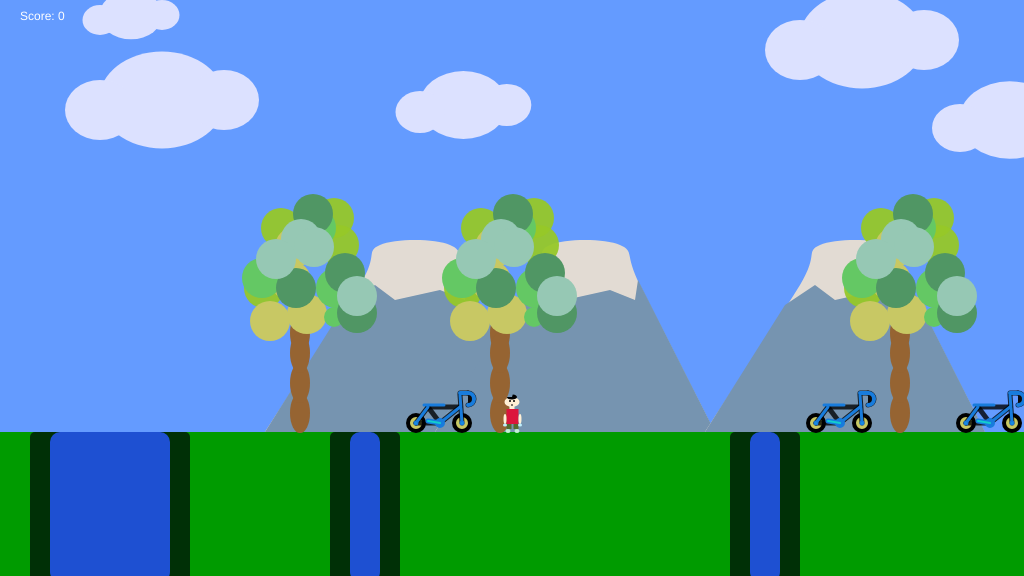
Frame 1 (no input)
Frame 60 (no input): identical to frame 1, image omitted
Frame 120 (the mouse pressed at the canvas centre since frame 60): identical to frame 1, image omitted

The p5.js sketch that drew this single still picture (run headless with seeded random() and noise() and a simulated clock; from frame 60 on, the mouse is pressed at the canvas centre):

// p5.js sketch
// ── sketch.js
/*

The Game Project 6 – Adding game mechanics

*/


var gameChar_x;
var gameChar_y;
var floorPos_y;

var isLeft;
var isRight;
var isFalling;
var isPlummeting;

var lives;

var collectables;
var canyons;
var trees;
var clouds;
var mountain;

var cameraPosX = 0;

var game_score=0;
var flagpole;


function setup()
{
	createCanvas(1024, 576);
	floorPos_y = height * 3/4; 

    
    lives = 3;
    startGame();


}

function draw()
{
    fill(0,0,255);
    ellipse(100,100,100,100);
    

	///////////DRAWING CODE//////////

	background(100,155,255); //fill the sky blue
	noStroke();
	fill(0,155,0);
	rect(0, floorPos_y, width, height - floorPos_y); 
    
    push();
    translate(-cameraPosX,0);
    
    drawClouds();
    drawMountains();
    drawTrees();
    

	//canyon
    //폭포
    for (var j =0; j<canyons.length; j++){
        drawCanyon(canyons[j]);
        checkCanyon(canyons[j]);
    }

	//the game character
	if(isLeft && isFalling)
	{
        fill(255,239,213);
        ellipse(gameChar_x,gameChar_y-30,15,10); //얼굴 face
        fill(220,20,60);
        rect(gameChar_x-4,gameChar_y-23,7,15); //몸통 body
        fill(255,239,213);
        rect(gameChar_x-2.5,gameChar_y-28,5,5); //목 neck

        fill("black");
        arc(gameChar_x,gameChar_y-35,10,5,5,PI,CHORD/2); //모자 hat


        fill(85,107,47);
        rect(gameChar_x-10,gameChar_y-11,8,3); //왼쪽다리 left leg
        rect(gameChar_x,gameChar_y-8,8,3); //오른쪽다리 right leg


        fill(195,239,213);
        ellipse(gameChar_x-10,gameChar_y-9,4,5); //왼발 left foot
        ellipse(gameChar_x+9,gameChar_y-6.5,4,4); //오른발 right foot


        fill(255,239,213);
        strokeWeight(1);
        ellipse(gameChar_x-6,gameChar_y-18,10,3); //왼팔 left arm
        ellipse(gameChar_x+6,gameChar_y-18,10,3); //오른팔 right arm

        fill(190,239,253);
        strokeWeight(1);
        ellipse(gameChar_x-10,gameChar_y-18,3,4); //왼손 left hand
        ellipse(gameChar_x+11,gameChar_y-18,3,4); //오른손 right hand
        

        fill(0);
        rect(gameChar_x-5,gameChar_y-28,3,2); //입 mouse
        fill(245);
        fill(0);
        ellipse(gameChar_x-2,gameChar_y-31,2,2); //왼쪽눈 eye
        
	}
    
    
	else if(isRight && isFalling)
	{
        // add your jumping-right code
        fill(255,239,213);
        ellipse(gameChar_x,gameChar_y-30,15,10); //얼굴 face
        fill(220,20,60);
        rect(gameChar_x-4,gameChar_y-23,7,15); //몸통
        fill(255,239,213);
        rect(gameChar_x-2.5,gameChar_y-28,5,5); //목

        fill("black");
        arc(gameChar_x,gameChar_y-35,10,5,5,PI,CHORD/2); //모자


        fill(85,107,47);
        rect(gameChar_x-10,gameChar_y-11,8,3); //왼쪽다리
        rect(gameChar_x,gameChar_y-18,8,3); //오른쪽다리


        fill(195,239,213);
        ellipse(gameChar_x-10,gameChar_y-9,4,5); //왼발
        ellipse(gameChar_x+9,gameChar_y-6.5,4,4); //오른발


        fill(255,239,213);
        strokeWeight(1);
        ellipse(gameChar_x+6,gameChar_y-18,10,3); //오른팔
        ellipse(gameChar_x-6,gameChar_y-18,10,3); //왼팔

        fill(190,239,253);
        strokeWeight(1);
        ellipse(gameChar_x+11,gameChar_y-18,3,4); //오른손
        ellipse(gameChar_x-10,gameChar_y-18,3,4); //왼손

        fill(0);
        rect(gameChar_x+4,gameChar_y-28,3,2); //입
        fill(245);
        fill(0);
        ellipse(gameChar_x+2,gameChar_y-31,2,2); //오른쪽눈

	}
    
    
	else if(isLeft)
	{
        // add your walking left code
        fill(255,239,213);
        ellipse(gameChar_x,gameChar_y-30,15,10); //얼굴
        fill(220,20,60);
        rect(gameChar_x-4,gameChar_y-23,7,15); //몸통
        fill(255,239,213);
        rect(gameChar_x-2.5,gameChar_y-28,5,5); //목

        fill("black");
        arc(gameChar_x,gameChar_y-35,10,5,5,PI,CHORD/2); //모자


        fill(85,107,47);
        rect(gameChar_x-4,gameChar_y-8,3,5); //왼쪽다리
        rect(gameChar_x,gameChar_y-8,3,5); //오른쪽다리


        fill(195,239,213);
        ellipse(gameChar_x-2,gameChar_y-1,5,4); //왼발
        ellipse(gameChar_x+2,gameChar_y-1,5,4); //오른발


        fill(255,239,213);
        strokeWeight(1);
        ellipse(gameChar_x-6,gameChar_y-15,10,3); //왼팔
        ellipse(gameChar_x,gameChar_y-18,10,3); //오른팔

        fill(190,239,253);
        strokeWeight(1);
        ellipse(gameChar_x-10,gameChar_y-14,3,4); //오른손
        ellipse(gameChar_x-6,gameChar_y-17,3,4); //왼손

        fill(0);
        rect(gameChar_x-5,gameChar_y-28,3,2); //입
        fill(245);
        fill(0);
        ellipse(gameChar_x-2,gameChar_y-31,2,2); //왼쪽눈
        
        
	}
    
	else if(isRight)
	{
        // add your walking right code

        fill(255,239,213);
        ellipse(gameChar_x,gameChar_y-30,15,10); //얼굴
        fill(220,20,60);
        rect(gameChar_x-4,gameChar_y-23,7,15); //몸통
        fill(255,239,213);
        rect(gameChar_x-2.5,gameChar_y-28,5,5); //목

        fill("black");
        arc(gameChar_x,gameChar_y-35,10,5,5,PI,CHORD/2); //모자


        fill(85,107,47);
        rect(gameChar_x-4,gameChar_y-8,3,5); //왼쪽다리
        rect(gameChar_x,gameChar_y-8,3,5); //오른쪽다리


        fill(195,239,213);
        ellipse(gameChar_x-2,gameChar_y-1,5,4); //왼발
        ellipse(gameChar_x+2,gameChar_y-1,5,4); //오른발


        fill(255,239,213);
        strokeWeight(1);
        ellipse(gameChar_x+6,gameChar_y-15,10,3); //왼팔
        ellipse(gameChar_x,gameChar_y-18,10,3); //오른팔

        fill(190,239,253);
        strokeWeight(1);
        ellipse(gameChar_x+11,gameChar_y-14,3,4); //오른손
        ellipse(gameChar_x+6,gameChar_y-17,3,4); //왼손

        fill(0);
        rect(gameChar_x+4,gameChar_y-28,3,2); //입
        fill(245);
        fill(0);
        ellipse(gameChar_x+2,gameChar_y-31,2,2); //오른쪽눈

	}
    
    
	else if(isFalling || isPlummeting)
	{
        fill(255,239,213);
        ellipse(gameChar_x,gameChar_y-30,15,10); //얼굴 face
        fill(220,20,60);
        rect(gameChar_x-4,gameChar_y-23,7,15); //몸통 body
        fill(255,239,213);
        rect(gameChar_x-2.5,gameChar_y-28,5,5); //목 neck

        fill("black");
        arc(gameChar_x,gameChar_y-35,10,5,5,PI,CHORD/2); //모자 hat


        fill(85,107,47);
        rect(gameChar_x-4,gameChar_y-8,3,5); //왼쪽다리 left leg
        rect(gameChar_x,gameChar_y-8,3,5); //오른쪽다리 right leg


        fill(195,239,213);
        ellipse(gameChar_x-2,gameChar_y-1,5,4); //왼발 left foot
        ellipse(gameChar_x+2,gameChar_y-1,5,4); //오른발 right foot


        fill(255,239,213);
        strokeWeight(1);
        ellipse(gameChar_x-6,gameChar_y-18,10,3); //왼팔 left arm
        ellipse(gameChar_x+8,gameChar_y-18,10,3); //오른팔 right arm

        fill(190,239,253);
        strokeWeight(1);
        ellipse(gameChar_x+13,gameChar_y-18,3,4); //오른손 right hand
        ellipse(gameChar_x-10,gameChar_y-18,4,3); //왼손  left hand

        fill(0);
        rect(gameChar_x-0.5,gameChar_y-28,1,2); //입 mouse
        fill(245);
        fill(0);
        ellipse(gameChar_x-2,gameChar_y-31,2,2); //왼쪽눈 left eye
        ellipse(gameChar_x+2,gameChar_y-31,2,2); //오른쪽눈  right eye

	}
    
	else
	{
        // add your standing front facing code
        fill(255,239,213);
        ellipse(gameChar_x,gameChar_y-30,15,10); //얼굴
        fill(220,20,60);
        rect(gameChar_x-5.5,gameChar_y-23,12,15); //몸통
        fill(255,239,213);
        rect(gameChar_x-2.5,gameChar_y-28,5,5); //목

        fill("black");
        arc(gameChar_x,gameChar_y-35,10,5,5,PI,CHORD/2); //모자


        fill(85,107,47);
        rect(gameChar_x-5.5,gameChar_y-8,5); //왼쪽다리
        rect(gameChar_x+1.5,gameChar_y-8,5); //오른쪽다리


        fill(195,239,213);
        ellipse(gameChar_x-4,gameChar_y-1,5,4); //왼발
        ellipse(gameChar_x+5,gameChar_y-1,5,4); //오른발


        fill(255,239,213);
        strokeWeight(1);
        ellipse(gameChar_x-7,gameChar_y-13,3,10); //왼팔
        ellipse(gameChar_x+8,gameChar_y-13,3,10); //오른팔

        fill(190,239,253);
        strokeWeight(1);
        ellipse(gameChar_x+8,gameChar_y-7,4,3); //오른손
        ellipse(gameChar_x-7,gameChar_y-7,4,3); //왼손

        fill(0);
        rect(gameChar_x-0.5,gameChar_y-28,1,2); //입
        fill(245);
        fill(0);
        ellipse(gameChar_x-2,gameChar_y-31,2,2); //왼쪽눈
        ellipse(gameChar_x+2,gameChar_y-31,2,2); //오른쪽눈

	}
    for (var i=0;i<3;i++){
        if(!collectables[i].isFound)//이게 없으면 아이템 자리에 서있으면 계속 점수가 올라간다.
            {
                checkCollectable(collectables[i]);
                drawCollectable(collectables[i]); 
            }

    }
    renderFlagpole();
    
    if(flagpole.isReached==false)
        {
            checkFlagpole();
        }
    

     

    pop();
    
    checkPlayerDie();
    
    
    fill(255);
    noStroke();
    text("Score: " +game_score,20,20);

	///////////INTERACTION CODE//////////
	//Put conditional statements to move the game character below here
    if((isLeft==true)&&(isPlummeting==false))
    {
        gameChar_x-=3;
        cameraPosX-=3;
    }
    if((isRight==true)&&(isPlummeting==false))
    {
        gameChar_x+=3;
        cameraPosX+=3;
    }
    if(floorPos_y>gameChar_y)
    {
        gameChar_y+=1;
        isFalling=true;
    }
    else
    {
        isFalling=false;
    }


}


function keyPressed()
{
	// if statements to control the animation of the character when
	// keys are pressed.
	//open up the console to see how these work
	console.log("keyPressed: " + key); //assesment를 키로잡으면 한영이 되었을때 오류가 나므로 키코드로 잡아야 한다.
	console.log("keyPressed: " + keyCode);
    if(keyCode==65)
    {
        console.log("Pressed a");
        isLeft=true;
    }
    if(keyCode==68)
    {
        console.log("Pressed d");
        isRight=true;
    }
    if(keyCode==87)
    {
        console.log("Pressed w");
        isFalling=true;
        if(floorPos_y==gameChar_y)
        {
            gameChar_y=gameChar_y-100;
        }
    }
    if(keyCode==83)
    {
        console.log("Pressed s");
        isPlummeting=true;
        
    }
}

function keyReleased()
{
	// if statements to control the animation of the character when
	// keys are released.

	console.log("keyReleased: " + key);
	console.log("keyReleased: " + keyCode);
    if(keyCode==65)
    {
        console.log("Released a");
        isLeft=false;
    }
    if(keyCode==68)
    {
        console.log("Released d");
        isRight=false;
    }
    if(keyCode==87)
    {
        console.log("Pressed w");
        isFalling=true;
    
    }
    if(keyCode==83)
    {
        console.log("Pressed s");
        isPlummeting=false;
    
    }
    
}
function drawClouds()
{
    //Clouds 구름
    for(var i=0;i<clouds.cloud_x.length;i++){
        fill(220,225,255);
        ellipse(clouds.cloud_size[i]*(clouds.cloud_x[i]+62),
                clouds.cloud_size[i]*(clouds.cloud_y[i]),
                clouds.cloud_size[i]*126,
                clouds.cloud_size[i]*97);
        ellipse(clouds.cloud_size[i]*(clouds.cloud_x[i]+124),
                clouds.cloud_size[i]*(clouds.cloud_y[i]),
                clouds.cloud_size[i]*70,
                clouds.cloud_size[i]*60);
        ellipse(clouds.cloud_size[i]*(clouds.cloud_x[i]),
                clouds.cloud_size[i]*(clouds.cloud_y[i]+10),
                clouds.cloud_size[i]*70,
                clouds.cloud_size[i]*60);
    } 
}
function drawMountains()
{
    //mountain 산
    for(var i=0;i<mountain.mountain_x.length;i++){
        //산
        fill(226, 219, 211);
        beginShape();
        curveVertex(mountain.mountain_x[i]+85,mountain.mountain_y);
        curveVertex(mountain.mountain_x[i]+85,mountain.mountain_y);
        curveVertex(mountain.mountain_x[i]+180,mountain.mountain_y-147);
        curveVertex(mountain.mountain_x[i]+200,mountain.mountain_y-187);
        curveVertex(mountain.mountain_x[i]+270,mountain.mountain_y-187);
        curveVertex(mountain.mountain_x[i]+290,mountain.mountain_y-147);
        curveVertex(mountain.mountain_x[i]+365,mountain.mountain_y);
        curveVertex(mountain.mountain_x[i]+365,mountain.mountain_y);
        endShape();
        fill(118, 148, 176);
        noStroke();
        beginShape();
        vertex(mountain.mountain_x[i]+85,mountain.mountain_y);
        vertex(mountain.mountain_x[i]+165,mountain.mountain_y-127);
        vertex(mountain.mountain_x[i]+195,mountain.mountain_y-147);
        vertex(mountain.mountain_x[i]+215,mountain.mountain_y-132);
        vertex(mountain.mountain_x[i]+260,mountain.mountain_y-142);
        vertex(mountain.mountain_x[i]+285,mountain.mountain_y-132);
        vertex(mountain.mountain_x[i]+288,mountain.mountain_y-152);
        vertex(mountain.mountain_x[i]+365,mountain.mountain_y);
        endShape(CLOSE);

    }
    
}
function drawTrees()
{
    
    //Trees
    for(var i=0; i < trees.tree_x.length; i++){
        fill(150,100,50);
        ellipse(trees.tree_x[i], trees.treePos_y+125, 20, 40);
        ellipse(trees.tree_x[i], trees.treePos_y+95, 20, 40);
        ellipse(trees.tree_x[i], trees.treePos_y+45, 20, 40);
        ellipse(trees.tree_x[i], trees.treePos_y+65, 20, 40);

        fill(150,200,40,240);
        ellipse(trees.tree_x[i]-52, trees.reePos_y+27, 20, 20);
        ellipse(trees.tree_x[i]+39, trees.treePos_y-43, 40, 40);
        ellipse(trees.tree_x[i]+34, trees.treePos_y-70, 40, 40);
        ellipse(trees.tree_x[i]-19, trees.treePos_y-60, 40, 40);
        ellipse(trees.tree_x[i]-36, trees.treePos_y, 40, 40);
        
        fill(200,200,100);
        ellipse(trees.tree_x[i]-9, trees.treePos_y-7, 40, 40);
        ellipse(trees.tree_x[i]+7,trees.treePos_y+26,40,40);
        ellipse(trees.tree_x[i]-30,trees.treePos_y+33,40,40);
        ellipse(trees.tree_x[i]-5,trees.treePos_y-41,40,40);
        
        fill(100,200,100);
        ellipse(trees.tree_x[i]+36,trees.treePos_y,40,40);
        ellipse(trees.tree_x[i]+16,trees.treePos_y-60,40,40);
        ellipse(trees.tree_x[i]+34,trees.treePos_y+29,20,20);
        ellipse(trees.tree_x[i]-38,trees.treePos_y-10,40,40);
        
        fill(80,150,100);
        ellipse(trees.tree_x[i]+13,trees.treePos_y-74,40,40);
        ellipse(trees.tree_x[i]+45,trees.treePos_y-15,40,40);
        ellipse(trees.tree_x[i]-4,trees.treePos_y,40,40);
        ellipse(trees.tree_x[i]+57,trees.treePos_y+25,40,40);
        
        fill(150,200,180);
        ellipse(trees.tree_x[i]+1,trees.treePos_y-49,40,40);
        ellipse(trees.tree_x[i]-24,trees.treePos_y-29,40,40);
        ellipse(trees.tree_x[i]+57,trees.treePos_y+8,40,40);
        ellipse(trees.tree_x[i]+14,trees.treePos_y-41,40,40);
        
    }    
}

function drawCollectable(t_collectable)
{

    
    if(t_collectable.isFound == false)
    {

    // 수집가능한 아이템 t_collectable item

        stroke(0);
        strokeWeight(4);
        fill(200,200,100);

        ellipse(
            t_collectable.size*(t_collectable.x_pos-34),
            t_collectable.size*(t_collectable.y_pos-9),
            t_collectable.size*16,
            t_collectable.size*16); //뒷타이어

        ellipse(
            t_collectable.size*(t_collectable.x_pos+12),
            t_collectable.size*(t_collectable.y_pos-9),
            t_collectable.size*16,
            t_collectable.size*16); //앞타이어
    

        noStroke();
        fill(200,200,100);
        ellipse(
            t_collectable.size*(t_collectable.x_pos-34),
            t_collectable.size*(t_collectable.y_pos-9),
            t_collectable.size*10,
            t_collectable.size*10); //뒷바퀴 살
        ellipse(
            t_collectable.size*(t_collectable.x_pos+12),
            t_collectable.size*(t_collectable.y_pos-9),
            t_collectable.size*10,
            t_collectable.size*10); //앞바퀴 살
        stroke(0,0,0,200);
        strokeWeight(5);
        line(
            t_collectable.size*(t_collectable.x_pos-34),
            t_collectable.size*(t_collectable.y_pos-9),
            t_collectable.size*(t_collectable.x_pos-22),
            t_collectable.size*(t_collectable.y_pos-25)); //뒷바퀴 연결되는 바디프레임
        line(
            t_collectable.size*(t_collectable.x_pos-22),
            t_collectable.size*(t_collectable.y_pos-25),
            t_collectable.size*(t_collectable.x_pos+10),
            t_collectable.size*(t_collectable.y_pos-25)); //가장 윗프레임
        line(
            t_collectable.size*(t_collectable.x_pos+12),
            t_collectable.size*(t_collectable.y_pos-9),
            t_collectable.size*(t_collectable.x_pos+10),
            t_collectable.size*(t_collectable.y_pos-37)); //앞프레임
        line(
            t_collectable.size*(t_collectable.x_pos-10),
            t_collectable.size*(t_collectable.y_pos-9),
            t_collectable.size*(t_collectable.x_pos-22),
            t_collectable.size*(t_collectable.y_pos-25)); //안장쪽 뒷프레임
        line(
            t_collectable.size*(t_collectable.x_pos-34),
            t_collectable.size*(t_collectable.y_pos-9),
            t_collectable.size*(t_collectable.x_pos-10),
            t_collectable.size*(t_collectable.y_pos-9)); //페달쪽 뒷프레임
        line(
            t_collectable.size*(t_collectable.x_pos-10),
            t_collectable.size*(t_collectable.y_pos-9),
            t_collectable.size*(t_collectable.x_pos+10),
            t_collectable.size*(t_collectable.y_pos-25)); //안장쪽 앞프레임
        line(
            t_collectable.size*(t_collectable.x_pos+18),
            t_collectable.size*(t_collectable.y_pos-39),
            t_collectable.size*(t_collectable.x_pos+10),
            t_collectable.size*(t_collectable.y_pos-39)); //손잡이
        arc(
            t_collectable.size*(t_collectable.x_pos+18),
            t_collectable.size*(t_collectable.y_pos-33),
            t_collectable.size*12,
            t_collectable.size*12,
            3 * PI / 2, 2 * PI + PI / 2);//손잡이 프레임//

        strokeWeight(t_collectable.size*3);
        stroke(24,124,220);
        line(
            t_collectable.size*(t_collectable.x_pos-6),
            t_collectable.size*(t_collectable.y_pos-27),
            t_collectable.size*(t_collectable.x_pos-26),
            t_collectable.size*(t_collectable.y_pos-27)); //안장
        strokeWeight(3);
        line(
            t_collectable.size*(t_collectable.x_pos+12),
            t_collectable.size*(t_collectable.y_pos-9), 
            t_collectable.size*(t_collectable.x_pos+10),
            t_collectable.size*(t_collectable.y_pos-37)); //앞프레임 음영
        line(
            t_collectable.size*(t_collectable.x_pos-34),
            t_collectable.size*(t_collectable.y_pos-9),
            t_collectable.size*(t_collectable.x_pos-22),
            t_collectable.size*(t_collectable.y_pos-25)); //뒷프레임 음영
        line(
            t_collectable.size*(t_collectable.x_pos-10),
            t_collectable.size*(t_collectable.y_pos-9),
            t_collectable.size*(t_collectable.x_pos+10),
            t_collectable.size*(t_collectable.y_pos-25)); //페달쪽 음영


        // small middle wheels
        fill(10,255,255);
        ellipse(
            t_collectable.size*(t_collectable.x_pos-34),
            t_collectable.size*(t_collectable.y_pos-9),
            t_collectable.size*2,
            t_collectable.size*2); // 왼쪽
        ellipse(
            t_collectable.size*(t_collectable.x_pos+12),
            t_collectable.size*(t_collectable.y_pos-9),
            t_collectable.size*2,
            t_collectable.size*2); // 오른쪽
        // chain wheel
        strokeWeight(4);
        fill(10);
        ellipse(
            t_collectable.size*(t_collectable.x_pos-10),
            t_collectable.size*(t_collectable.y_pos-9),
            t_collectable.size*6,
            t_collectable.size*6);
        strokeWeight(4);
        fill(10);
        ellipse(
            t_collectable.size*(t_collectable.x_pos-10),
            t_collectable.size*(t_collectable.y_pos-9),
            t_collectable.size*3,
            t_collectable.size*3);
        //손잡이
        line(
            t_collectable.size*(t_collectable.x_pos+18),
            t_collectable.size*(t_collectable.y_pos-39),
            t_collectable.size*(t_collectable.x_pos+10),
            t_collectable.size*(t_collectable.y_pos-39));
        arc(t_collectable.size*(t_collectable.x_pos+18),
            t_collectable.size*(t_collectable.y_pos-33),
            t_collectable.size*12,
            t_collectable.size*12,
            3 * PI / 2, 2 * PI + PI / 2);

        //peddle
        strokeWeight(5);
        line(
            t_collectable.size*(t_collectable.x_pos-10),
            t_collectable.size*(t_collectable.y_pos-9),
            t_collectable.size*(t_collectable.x_pos-22),
            t_collectable.size*(t_collectable.y_pos-11)); //페달
        stroke(20,205,205);
        strokeWeight(2);
        line(
            t_collectable.size*(t_collectable.x_pos-10),
            t_collectable.size*(t_collectable.y_pos-9),
            t_collectable.size*(t_collectable.x_pos-22),
            t_collectable.size*(t_collectable.y_pos-11));
    }    
}
function drawCanyon(t_canyon)
{
    fill(0, 48, 6);
	noStroke();
    rect(t_canyon.canyon_x,floorPos_y,t_canyon.canyon_width,160,5);
    fill(30, 80, 210);
    rect(t_canyon.canyon_x+20,floorPos_y,t_canyon.canyon_width-40,150,10);    
}

//interection
function checkCollectable(t_collectable)
{
    //console.log(dist(t_collectable.x_pos,t_collectable.y_pos,gameChar_x,gameChar_y));
    if(dist(t_collectable.x_pos,
            t_collectable.y_pos,
            gameChar_x,gameChar_y ) <20)
    {
        t_collectable.isFound = true;
        game_score=game_score+1;
    }    
}

function checkCanyon(t_canyon)
{
    if((gameChar_x>t_canyon.canyon_x)&&(gameChar_x<t_canyon.canyon_x+t_canyon.canyon_width)&&(gameChar_y>=floorPos_y))
    // 케릭터가 폭포를 만나면 아래로 떨어지도록 설계 점프를 했을때는 떨어지지 않도록 설계
    {
        isPlummeting=true;
        console.log("Plummeting");
    }
    
    if((isPlummeting==true)&&gameChar_y<(height+gameChar_y))
    {
        gameChar_y+=3;
    }    
}

function renderFlagpole()
{
    push();
    strokeWeight(5);
    stroke(180);
    line(flagpole.x_pos,floorPos_y,flagpole.x_pos,floorPos_y-250);
    fill(255,90,40,200);
    noStroke();
    
    if(flagpole.isReached)
        {
            rect(flagpole.x_pos,floorPos_y-250,30,20);
        }
    else
        {
            rect(flagpole.x_pos,floorPos_y-20,30,20);
        }
    pop();
}

function checkFlagpole()
{
    var d = abs(gameChar_x - flagpole.x_pos);
    if(d<15)
        {
            flagpole.isReached = true;
        }
}

function checkPlayerDie()
{
    if(isPlummeting)
    {
        console.log(123);
        lives= lives-1;

    }
    if(lives>0)
        {
            startGame();
        }
    

    
}

function startGame()
{
    gameChar_x = width/2;
	gameChar_y = floorPos_y; 
    isLeft = false;
    isRight =false;
    isFalling = false;
    isPlummeting = false;
    
    collectables = [{x_pos:450, y_pos: floorPos_y, size:1 , isFound : false},
                   {x_pos:850, y_pos: floorPos_y, size:1 , isFound : false},
                   {x_pos:1000, y_pos: floorPos_y, size:1 , isFound : false}];
    canyons = [{canyon_x:30,  canyon_width:160},
              {canyon_x:330,  canyon_width:70},
              {canyon_x:730,  canyon_width:70},
              {canyon_x:1230,  canyon_width:240}];
    trees = {tree_x: [300,500,900,1150],
             treePos_y:height/2};

    
    clouds= {cloud_x:[100,200,600,800,1200],
             cloud_y:[100,30,150,40,150],
             cloud_size:[1,0.5,0.7,1,0.8]};
    
    mountain={mountain_x:[180,350,620,1000,1200],
              mountain_y:floorPos_y};
    
    flagpole = {isReached:false,x_pos:1500};
    
}
